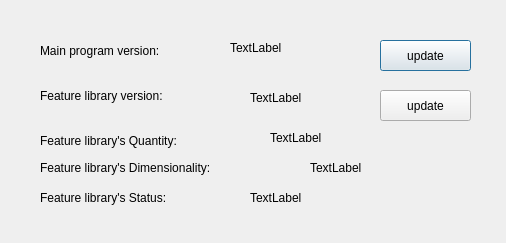
<?xml version="1.0" encoding="UTF-8"?>
<ui version="4.0">
 <class>Dialog</class>
 <widget class="QDialog" name="Dialog">
  <property name="geometry">
   <rect>
    <x>0</x>
    <y>0</y>
    <width>506</width>
    <height>243</height>
   </rect>
  </property>
  <property name="windowTitle">
   <string>Update</string>
  </property>
  <widget class="QLabel" name="label">
   <property name="geometry">
    <rect>
     <x>40</x>
     <y>30</y>
     <width>171</width>
     <height>41</height>
    </rect>
   </property>
   <property name="text">
    <string>Main program version:</string>
   </property>
  </widget>
  <widget class="QLabel" name="label_2">
   <property name="geometry">
    <rect>
     <x>230</x>
     <y>40</y>
     <width>72</width>
     <height>15</height>
    </rect>
   </property>
   <property name="text">
    <string>TextLabel</string>
   </property>
  </widget>
  <widget class="QLabel" name="label_3">
   <property name="geometry">
    <rect>
     <x>40</x>
     <y>80</y>
     <width>191</width>
     <height>31</height>
    </rect>
   </property>
   <property name="text">
    <string>Feature library version:</string>
   </property>
  </widget>
  <widget class="QLabel" name="label_4">
   <property name="geometry">
    <rect>
     <x>250</x>
     <y>90</y>
     <width>72</width>
     <height>15</height>
    </rect>
   </property>
   <property name="text">
    <string>TextLabel</string>
   </property>
  </widget>
  <widget class="QLabel" name="label_5">
   <property name="geometry">
    <rect>
     <x>40</x>
     <y>130</y>
     <width>221</width>
     <height>21</height>
    </rect>
   </property>
   <property name="text">
    <string>Feature library's Quantity:</string>
   </property>
  </widget>
  <widget class="QLabel" name="label_6">
   <property name="geometry">
    <rect>
     <x>40</x>
     <y>160</y>
     <width>261</width>
     <height>16</height>
    </rect>
   </property>
   <property name="text">
    <string>Feature library's Dimensionality:</string>
   </property>
  </widget>
  <widget class="QLabel" name="label_7">
   <property name="geometry">
    <rect>
     <x>40</x>
     <y>190</y>
     <width>261</width>
     <height>16</height>
    </rect>
   </property>
   <property name="text">
    <string>Feature library's Status:</string>
   </property>
  </widget>
  <widget class="QPushButton" name="pushButton">
   <property name="geometry">
    <rect>
     <x>380</x>
     <y>40</y>
     <width>91</width>
     <height>31</height>
    </rect>
   </property>
   <property name="text">
    <string>update</string>
   </property>
  </widget>
  <widget class="QPushButton" name="pushButton_2">
   <property name="geometry">
    <rect>
     <x>380</x>
     <y>90</y>
     <width>91</width>
     <height>31</height>
    </rect>
   </property>
   <property name="text">
    <string>update</string>
   </property>
  </widget>
  <widget class="QLabel" name="label_8">
   <property name="geometry">
    <rect>
     <x>270</x>
     <y>130</y>
     <width>72</width>
     <height>15</height>
    </rect>
   </property>
   <property name="text">
    <string>TextLabel</string>
   </property>
  </widget>
  <widget class="QLabel" name="label_9">
   <property name="geometry">
    <rect>
     <x>310</x>
     <y>160</y>
     <width>72</width>
     <height>15</height>
    </rect>
   </property>
   <property name="text">
    <string>TextLabel</string>
   </property>
  </widget>
  <widget class="QLabel" name="label_10">
   <property name="geometry">
    <rect>
     <x>250</x>
     <y>190</y>
     <width>72</width>
     <height>15</height>
    </rect>
   </property>
   <property name="text">
    <string>TextLabel</string>
   </property>
  </widget>
 </widget>
 <resources/>
 <connections/>
</ui>
